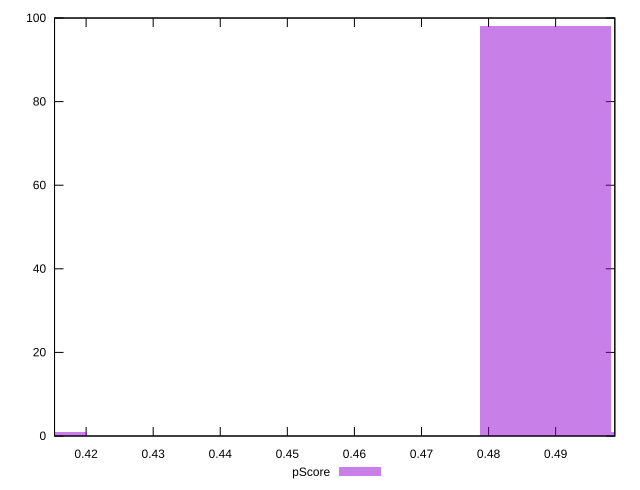

Write the gnuplot code that produced this figure.
reset

$pScore <<EOF
0.4103838660252876 1
0.4885522214586757 98
0.5080943103170227 1
EOF

set key outside below
set boxwidth 0.019542088858347028
set xrange [0.4152941176470588:0.4988235294117647]
set yrange [0:100]
set trange [0:100]
set style fill transparent solid 0.5 noborder
set terminal svg size 640, 490 enhanced background rgb 'white'
set output "reports/report_00032_2021-02-25T10-28-15.087Z/uses-http2/samples/card/pScore/histogram.svg"

plot $pScore title "pScore" with boxes

reset
